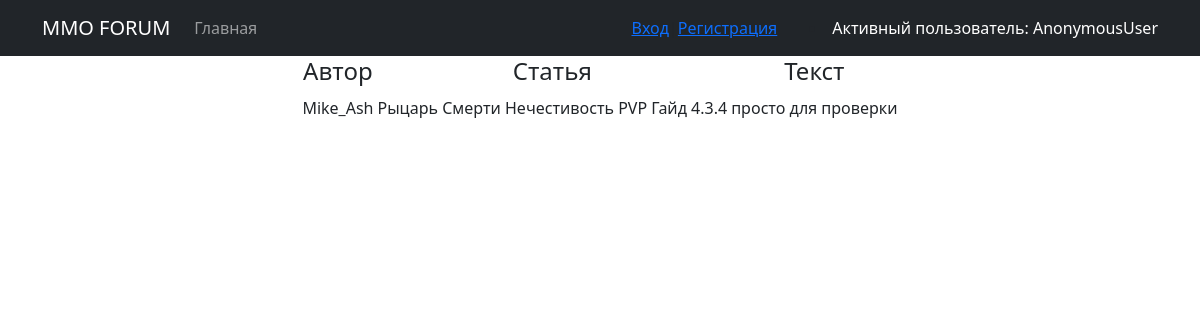
Screenshot of /comment/11 with the database file from the repository.
### billboard/models.py (models this page shows, shortened)
class Comment(models.Model):
    author = models.ForeignKey(CustomUser, on_delete=models.CASCADE)
    text = models.TextField()
    article = models.ForeignKey(Article, on_delete=models.CASCADE)
    status = models.BooleanField(default=False)

class Article(models.Model):
    author = models.ForeignKey(CustomUser, on_delete=models.CASCADE)
    CATEGORY = (
        ('TK', 'Танки'),
        ('HL', 'Хилы'),
        ('DD', 'ДД'),
        ('BU', 'Торговцы'),
        ('GM', 'Гильдмастеры'),
        ('QG', 'Квестгиверы'),
        ('BS', 'Кузнецы'),
        ('SK', 'Кожевники'),
        ('PT', 'Зельевары'),
        ('SM', 'Мастера заклинаний'),
    )
    category = models.CharField(max_length=2, choices=CATEGORY, default='TK')
    dateCreation = models.DateTimeField(auto_now_add=True)
    title = models.CharField(max_length=128)
    text = RichTextUploadingField()
    def __str__(self):
        return self.title

### accounts/models.py (models this page shows, shortened)
class CustomUser(AbstractUser):
    pcc = models.CharField(max_length=6, null=True, blank=True)

### billboard/views.py (the view)
# urls.py: path('comment/<int:pk>', CommentDetail.as_view(), name='Comment_Detail'),
class CommentDetail(DetailView):
    model = Comment
    template_name = 'billboard/comment_detail.html'
    context_object_name = 'comment'

### templates/billboard/comment_detail.html (shortened to what this page needs)
{% extends 'default.html' %}
{% block content %}
        <table style="margin-left: auto; margin-right: auto;">
            <tr>
                <td style="text-align: center;"><strong><h4>Автор</h4></strong></td>
                <td style="text-align: center;"><strong> </strong></td>
                <td style="text-align: center;"><strong> <h4>Статья</h4> </strong></td>
                <td style="text-align: center;"><strong> </strong></td>
                <td style="text-align: center;"><strong><h4>Текст</h4></strong></td>
            </tr>
            <tr>
                <td style="text-align: center;">{{ comment.author }}</td>
                <td style="text-align: center;"><strong> </strong></td>
                <td style="text-align: center;">{{ comment.article }}</td>
                <td style="text-align: center;"><strong> </strong></td>
                <td style="text-align: center;">{{ comment.text }}</td>
            </tr>
        </table>
{% endblock content %}

### rows the page displays
Comment: author "Mike_Ash", article "Рыцарь Смерти Нечестивость PVP Гайд 4.3.4", text "просто для проверки"

### other values shown
{{ user }} "AnonymousUser"
